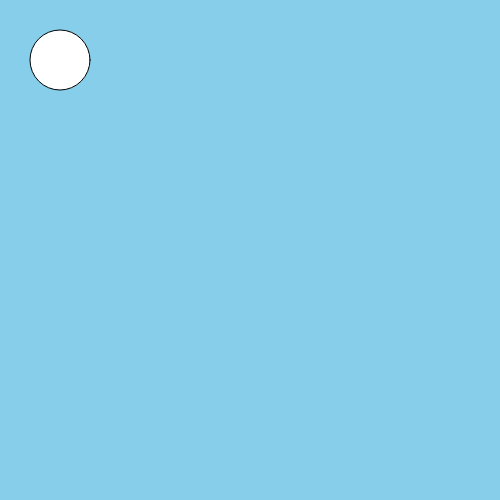
Frame 1 (no input)
Frame 60 (no input): identical to frame 1, image omitted
Frame 120 (the mouse pressed at the canvas centre since frame 60): identical to frame 1, image omitted

The p5.js sketch that drew this single still picture (run headless with seeded random() and noise() and a simulated clock; from frame 60 on, the mouse is pressed at the canvas centre):

// p5.js sketch
// ── sketch.js
var X= 1;
var Y= 1;
var xpos =1;
var ypos = 1;
function setup() {
  createCanvas(500,500);
}

function draw() {
  background('skyblue');
  ellipse(60,60,60,60);

  
  
if (xpos > windowWidth) {
  xdir=xdir * -1;
  
} else { 
  
  
}
}
